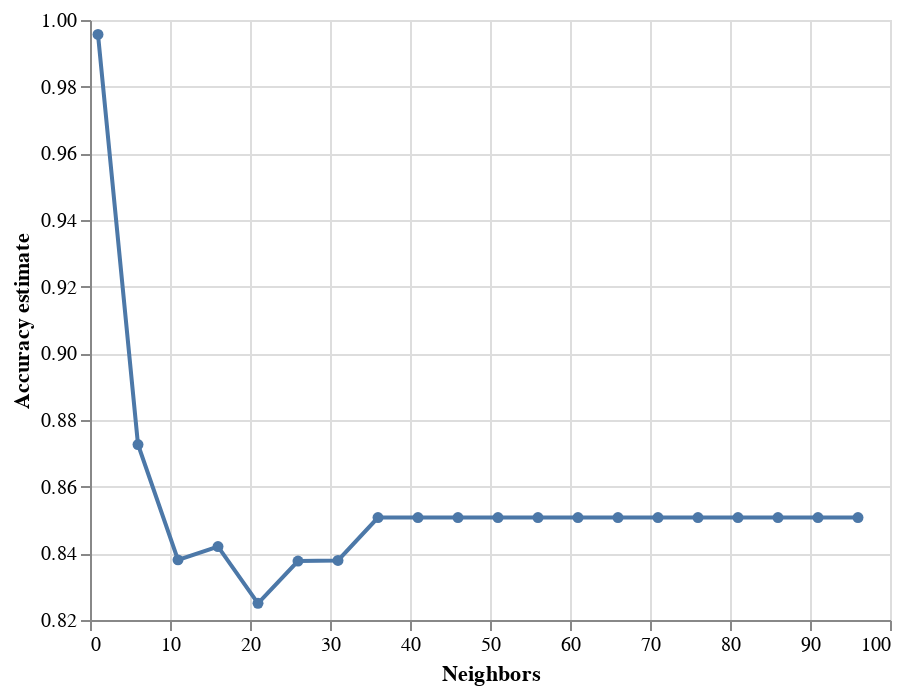

Notebook source saved alongside this figure:
### Markdown cell above
Now we can plot the values of K versus the accuracy to pick the best value.

### Code cell
accuracy_vs_k = (
    alt.Chart(accuracies_grid)
    .mark_line(point=True)
    .encode(
        x=alt.X(
            "n_neighbors",
            title="Neighbors",
            scale=alt.Scale(zero=False)
        ),
        y=alt.Y(
            "mean_test_score",
            title="Accuracy estimate",
            scale=alt.Scale(zero=False),
        ),
    )
)

accuracy_vs_k

### Figure 1 — Vega-Lite specification as saved in the notebook (floating-point values rounded to 4 significant figures)
{"config": {"view": {"continuousWidth": 400, "continuousHeight": 300}}, "data": {"name": "data-feaf5c7497c87f3bf7aa37ed8cf0ae66"}, "mark": {"type": "line", "point": true}, "encoding": {"x": {"field": "n_neighbors", "scale": {"zero": false}, "title": "Neighbors", "type": "quantitative"}, "y": {"field": "mean_test_score", "scale": {"zero": false}, "title": "Accuracy estimate", "type": "quantitative"}}, "$schema": "https://vega.github.io/schema/vega-lite/v4.17.0.json", "datasets": {"data-feaf5c7497c87f3bf7aa37ed8cf0ae66": [{"n_neighbors": 1, "mean_test_score": 0.9957, "sem_test_score": 0.004125}, {"n_neighbors": 6, "mean_test_score": 0.8726, "sem_test_score": 0.02192}, {"n_neighbors": 11, "mean_test_score": 0.838, "sem_test_score": 0.01831}, {"n_neighbors": 16, "mean_test_score": 0.842, "sem_test_score": 0.01574}, {"n_neighbors": 21, "mean_test_score": 0.825, "sem_test_score": 0.01077}, {"n_neighbors": 26, "mean_test_score": 0.8377, "sem_test_score": 0.01425}, {"n_neighbors": 31, "mean_test_score": 0.8379, "sem_test_score": 0.009699}, {"n_neighbors": 36, "mean_test_score": 0.8507, "sem_test_score": 0.005993}, {"n_neighbors": 41, "mean_test_score": 0.8507, "sem_test_score": 0.005993}, {"n_neighbors": 46, "mean_test_score": 0.8507, "sem_test_score": 0.005993}, {"n_neighbors": 51, "mean_test_score": 0.8507, "sem_test_score": 0.005993}, {"n_neighbors": 56, "mean_test_score": 0.8507, "sem_test_score": 0.005993}, {"n_neighbors": 61, "mean_test_score": 0.8507, "sem_test_score": 0.005993}, {"n_neighbors": 66, "mean_test_score": 0.8507, "sem_test_score": 0.005993}, {"n_neighbors": 71, "mean_test_score": 0.8507, "sem_test_score": 0.005993}, {"n_neighbors": 76, "mean_test_score": 0.8507, "sem_test_score": 0.005993}, {"n_neighbors": 81, "mean_test_score": 0.8507, "sem_test_score": 0.005993}, {"n_neighbors": 86, "mean_test_score": 0.8507, "sem_test_score": 0.005993}, {"n_neighbors": 91, "mean_test_score": 0.8507, "sem_test_score": 0.005993}, {"n_neighbors": 96, "mean_test_score": 0.8507, "sem_test_score": 0.005993}]}}
